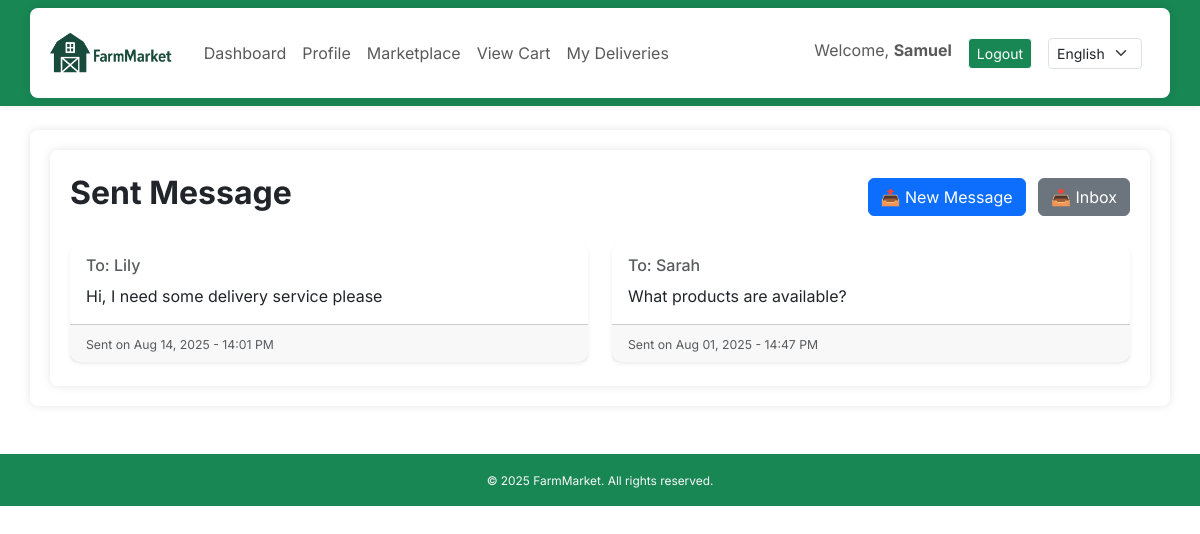
The app's page /messages_list/sent/ (signed in), older data.
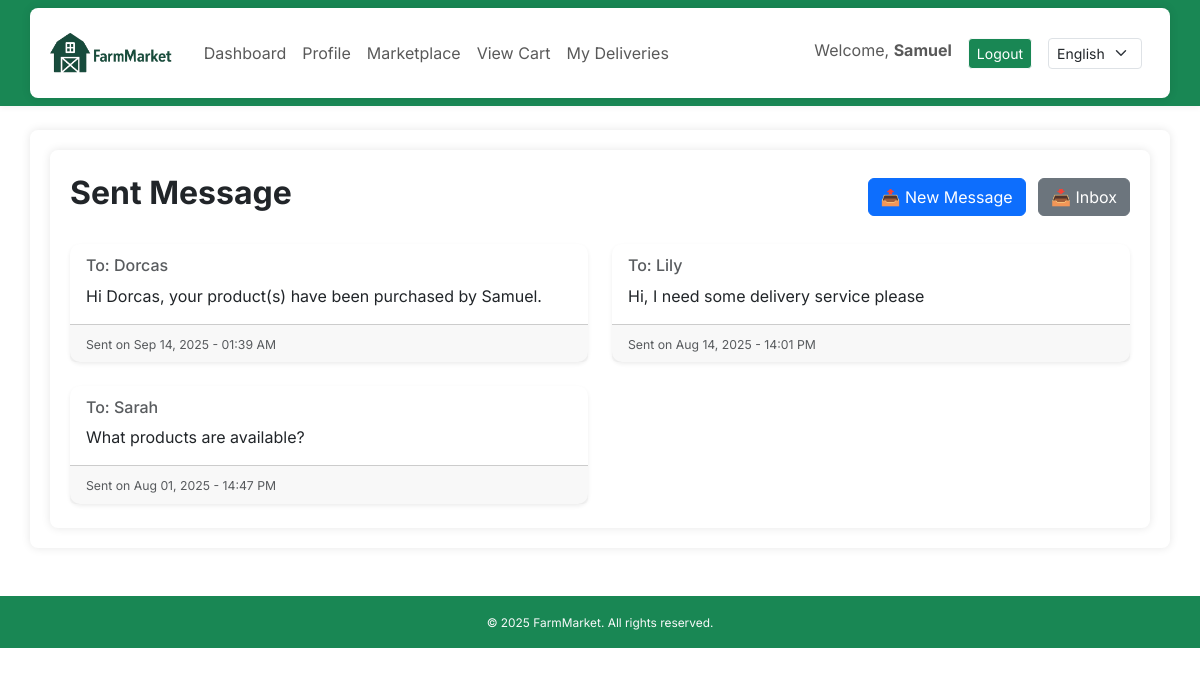
The same page, newer data.
### core/models.py (models this page shows, shortened)
class Message(models.Model):
    sender = models.ForeignKey(User, related_name='sent_messages', on_delete=models.CASCADE)
    recipient = models.ForeignKey(User, related_name='received_messages', on_delete=models.CASCADE)
    subject = models.CharField(max_length=255, default="No Subject")
    body = models.TextField()
    timestamp = models.DateTimeField(auto_now_add=True)
    is_read = models.BooleanField(default=False)
    class Meta:
        ordering = ['-timestamp']

### core/views.py (the view)
# urls.py: path('messages_list/sent/', views.sent_message_view, name='sent_messages'),
@login_required
def sent_message_view(request):
    sent_messages = Message.objects.filter(sender=request.user).order_by('-timestamp')
    return render(request, 'core/sent_message.html', {'messages_list': sent_messages})

### core/context_processors.py (called while the page is built)
def language_code(request):
    return {
        'LANGUAGE_CODE': translation.get_language()
    }

### core/templates/core/sent_message.html
{% extends 'core/base.html' %}
{% load i18n %}
{% block content %}
<div class="container py-4">
    <div class="d-flex justify-content-between align-items-center mb-4">
        <h2 class="fw-bold">{% trans "Sent Message" %}</h2>
        <div>
            <a href="{% url 'send_message' %}" class="btn btn-primary me-2">📤 {% trans "New Message" %}</a>
            <a href="{% url 'inbox' %}" class="btn btn-secondary">📥 {% trans "Inbox" %}</a>
        </div>
    </div>
    {% if messages_list %}
        <div class="row row-cols-1 row-cols-md-2 g-4">
            {% for msg in messages_list %}
                <div class="col">
                    <div class="card shadow-sm h-100">
                        <div class="card-body">
                            <h6 class="card-subtitle mb-2 text-muted">To: {{ msg.recipient.username }}</h6>
                            <p class="card-text">{{ msg.body }}</p>
                        </div>
                        <div class="card-footer text-muted small">
                            <small>Sent on {{ msg.timestamp|date:"M d, Y - H:i A" }}</small>
                        </div>
                    </div>
                </div>
            {% endfor %}
        </div>
    {% else %}
        <div class="alert alert-info" role="alert">
            {% trans "You have not sent any messages yet." %}
        </div>
    {% endif %}
</div>
{% endblock %}

Row changes from the older to the newer data that the page shows:
added Message: recipient.username "Dorcas", body "Hi Dorcas, your product(s) have been purchased by Samuel.", timestamp "Sep 14, 2025 - 01:39 AM"
